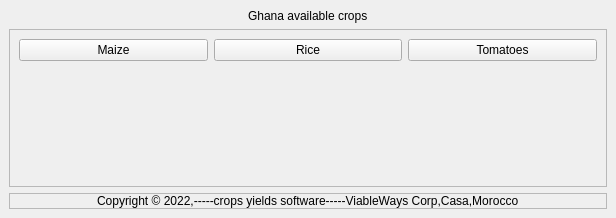
<?xml version="1.0" encoding="UTF-8"?>
<ui version="4.0">
 <class>MainWindow</class>
 <widget class="QMainWindow" name="MainWindow">
  <property name="geometry">
   <rect>
    <x>0</x>
    <y>0</y>
    <width>616</width>
    <height>218</height>
   </rect>
  </property>
  <property name="windowTitle">
   <string>CROP</string>
  </property>
  <widget class="QWidget" name="centralwidget">
   <layout class="QVBoxLayout" name="verticalLayout">
    <item alignment="Qt::AlignHCenter">
     <widget class="QLabel" name="label_2">
      <property name="text">
       <string>Ghana available crops</string>
      </property>
     </widget>
    </item>
    <item>
     <widget class="QFrame" name="frame">
      <property name="sizePolicy">
       <sizepolicy hsizetype="Preferred" vsizetype="Expanding">
        <horstretch>0</horstretch>
        <verstretch>0</verstretch>
       </sizepolicy>
      </property>
      <property name="frameShape">
       <enum>QFrame::StyledPanel</enum>
      </property>
      <property name="frameShadow">
       <enum>QFrame::Raised</enum>
      </property>
      <layout class="QHBoxLayout" name="horizontalLayout">
       <item>
        <layout class="QGridLayout" name="gridLayout">
         <item row="1" column="0" alignment="Qt::AlignHCenter">
          <widget class="QLabel" name="label_3">
           <property name="text">
            <string/>
           </property>
           <property name="pixmap">
            <pixmap resource="../ressource.qrc">:/image/images/010-corn-cob.png</pixmap>
           </property>
          </widget>
         </item>
         <item row="1" column="1" alignment="Qt::AlignHCenter">
          <widget class="QLabel" name="label_4">
           <property name="text">
            <string/>
           </property>
           <property name="pixmap">
            <pixmap resource="../ressource.qrc">:/image/images/rice.png</pixmap>
           </property>
          </widget>
         </item>
         <item row="1" column="2" alignment="Qt::AlignHCenter">
          <widget class="QLabel" name="label_5">
           <property name="text">
            <string/>
           </property>
           <property name="pixmap">
            <pixmap resource="../ressource.qrc">:/image/images/015-tomato.png</pixmap>
           </property>
          </widget>
         </item>
         <item row="0" column="0">
          <widget class="QPushButton" name="maize_btn">
           <property name="text">
            <string>Maize</string>
           </property>
          </widget>
         </item>
         <item row="0" column="1">
          <widget class="QPushButton" name="rice_btn">
           <property name="text">
            <string>Rice</string>
           </property>
          </widget>
         </item>
         <item row="0" column="2">
          <widget class="QPushButton" name="tomatoes_btn">
           <property name="text">
            <string>Tomatoes</string>
           </property>
          </widget>
         </item>
        </layout>
       </item>
      </layout>
     </widget>
    </item>
    <item>
     <widget class="QFrame" name="frame_3">
      <property name="styleSheet">
       <string notr="true">font: 9pt &quot;Ubuntu&quot;;</string>
      </property>
      <property name="frameShape">
       <enum>QFrame::StyledPanel</enum>
      </property>
      <property name="frameShadow">
       <enum>QFrame::Raised</enum>
      </property>
      <layout class="QHBoxLayout" name="horizontalLayout_2">
       <property name="spacing">
        <number>0</number>
       </property>
       <property name="leftMargin">
        <number>0</number>
       </property>
       <property name="topMargin">
        <number>0</number>
       </property>
       <property name="rightMargin">
        <number>0</number>
       </property>
       <property name="bottomMargin">
        <number>0</number>
       </property>
       <item alignment="Qt::AlignHCenter">
        <widget class="QLabel" name="label">
         <property name="text">
          <string>Copyright © 2022,-----crops yields software-----ViableWays Corp,Casa,Morocco</string>
         </property>
        </widget>
       </item>
      </layout>
     </widget>
    </item>
   </layout>
  </widget>
 </widget>
 <resources>
  <include location="../ressource.qrc"/>
 </resources>
 <connections/>
</ui>
